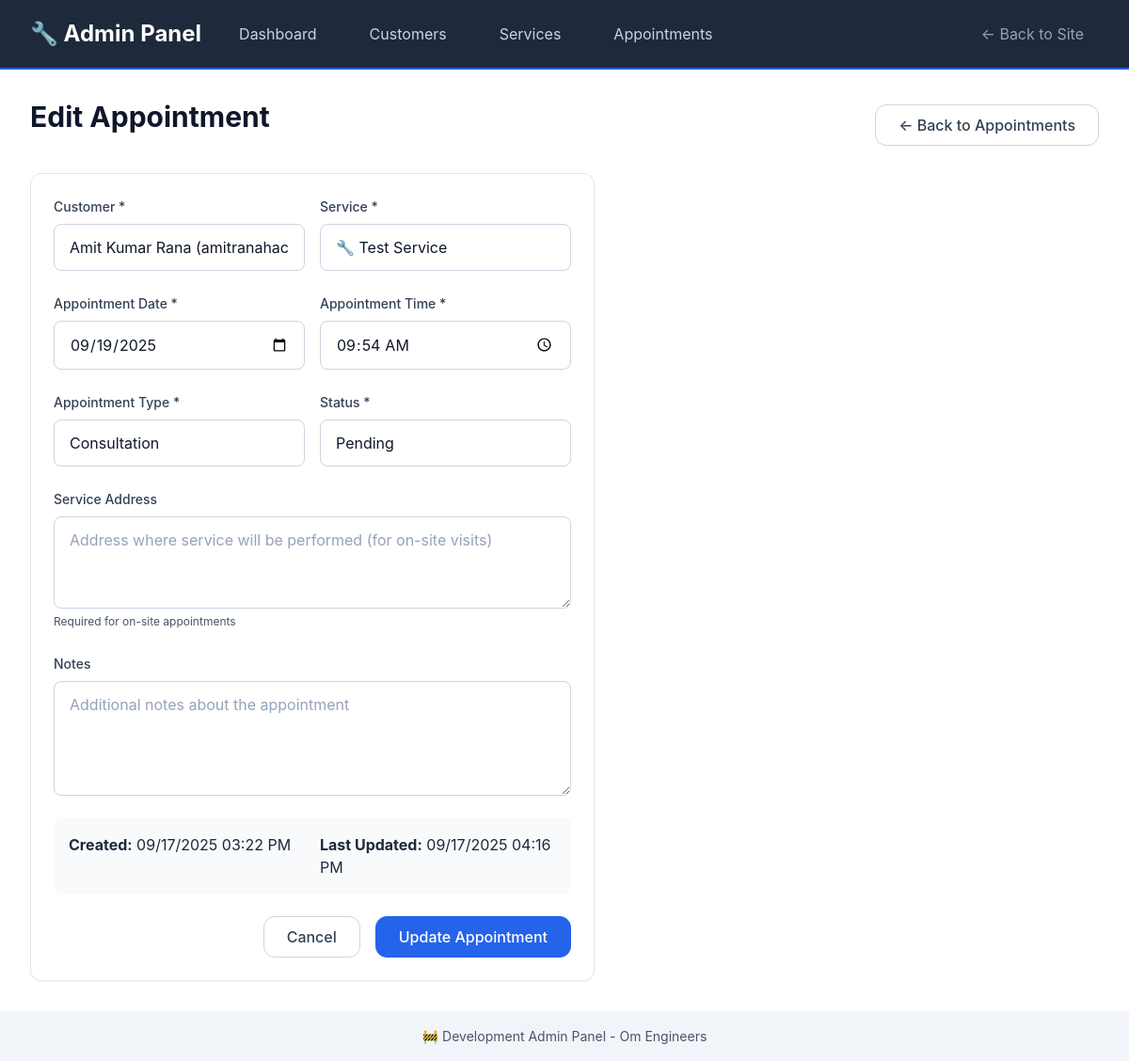
Screenshot of /admin/appointments/1/edit with the database file from the repository.
### models/appointment_db.py (models this page shows, shortened)
class Appointment(db.Model):
    __tablename__ = 'appointments'
    id: Mapped[int] = mapped_column(primary_key=True)
    customer_id: Mapped[int] = mapped_column(ForeignKey('customers.id'), nullable=False)
    service_id: Mapped[int] = mapped_column(ForeignKey('services.id'), nullable=False)
    appointment_date: Mapped[date] = mapped_column(Date, nullable=False, index=True)
    appointment_time: Mapped[time] = mapped_column(Time, nullable=False)
    appointment_type: Mapped[AppointmentType] = mapped_column(Enum(AppointmentType), default=AppointmentType.SERVICE)
    status: Mapped[AppointmentStatus] = mapped_column(Enum(AppointmentStatus), default=AppointmentStatus.PENDING, index=True)
    notes: Mapped[str] = mapped_column(Text, nullable=True)
    address: Mapped[str] = mapped_column(Text, nullable=True)
    estimated_duration: Mapped[str] = mapped_column(String(50), nullable=True)
    estimated_cost: Mapped[str] = mapped_column(String(50), nullable=True)
    actual_cost: Mapped[str] = mapped_column(String(50), nullable=True)
    technician_notes: Mapped[str] = mapped_column(Text, nullable=True)
    created_at: Mapped[datetime] = mapped_column(DateTime, default=datetime.utcnow)
    updated_at: Mapped[datetime] = mapped_column(DateTime, default=datetime.utcnow, onupdate=datetime.utcnow)
    completed_at: Mapped[datetime] = mapped_column(DateTime, nullable=True)
    cancelled_at: Mapped[datetime] = mapped_column(DateTime, nullable=True)
    customer = db.relationship('Customer', back_populates='appointments')
    service = db.relationship('Service', back_populates='appointments')

### models/customer_db.py (models this page shows, shortened)
class Customer(db.Model):
    __tablename__ = 'customers'
    id: Mapped[int] = mapped_column(primary_key=True)
    name: Mapped[str] = mapped_column(String(100), nullable=False)
    email: Mapped[str] = mapped_column(String(120), nullable=True, index=True)
    phone: Mapped[str] = mapped_column(String(20), nullable=False, index=True)
    address: Mapped[str] = mapped_column(Text, nullable=True)
    created_at: Mapped[datetime] = mapped_column(DateTime, default=datetime.utcnow)
    updated_at: Mapped[datetime] = mapped_column(DateTime, default=datetime.utcnow, onupdate=datetime.utcnow)
    appointments = db.relationship('Appointment', back_populates='customer', cascade='all, delete-orphan')

### models/service_db.py (models this page shows, shortened)
class Service(db.Model):
    __tablename__ = 'services'
    id: Mapped[int] = mapped_column(primary_key=True)
    name: Mapped[str] = mapped_column(String(100), nullable=False)
    description: Mapped[str] = mapped_column(Text, nullable=False)
    category: Mapped[str] = mapped_column(String(50), nullable=False, index=True)
    duration: Mapped[str] = mapped_column(String(50), nullable=False)
    price_range: Mapped[str] = mapped_column(String(50), nullable=False)
    icon: Mapped[str] = mapped_column(String(10), default="🔧")
    is_active: Mapped[bool] = mapped_column(Boolean, default=True, index=True)
    created_at: Mapped[datetime] = mapped_column(DateTime, default=datetime.utcnow)
    updated_at: Mapped[datetime] = mapped_column(DateTime, default=datetime.utcnow, onupdate=datetime.utcnow)
    appointments = db.relationship('Appointment', back_populates='service')

### routes/admin.py (the view)
@admin_bp.route('/appointments/<int:appointment_id>/edit')
def edit_appointment(appointment_id):
    appointment = Appointment.query.get_or_404(appointment_id)
    customers = Customer.query.all()
    services = Service.query.filter_by(is_active=True).all()
    return render_template('admin/appointment_form.html',
                         appointment=appointment,
                         customers=customers,
                         services=services)

### templates/admin/appointment_form.html (shortened to what this page needs)
{% extends "admin/base.html" %}
{% block content %}
<div style="display: flex; justify-content: space-between; align-items: center; margin-bottom: var(--space-6);">
    <h1>{% if appointment %}Edit Appointment{% else %}Add New Appointment{% endif %}</h1>
    <a href="{{ url_for('admin.appointments') }}" class="btn btn-secondary">← Back to Appointments</a>
</div>
<div class="card" style="max-width: 600px;">
    <form method="POST"
          action="{% if appointment %}{{ url_for('admin.update_appointment', appointment_id=appointment.id) }}{% else %}{{ url_for('admin.create_appointment') }}{% endif %}">
        <div style="display: grid; grid-template-columns: 1fr 1fr; gap: var(--space-4);">
            <div class="form-group">
                <label for="customer_id" class="form-label">Customer *</label>
                <select id="customer_id" name="customer_id" class="form-input" required>
                    {% for customer in customers %}
                    <option value="{{ customer.id }}"
                            {% if appointment and appointment.customer_id == customer.id %}selected{% endif %}>
                        {{ customer.name }} ({{ customer.email }})
                    </option>
                    {% endfor %}
                </select>
            </div>
            <div class="form-group">
                <label for="service_id" class="form-label">Service *</label>
                <select id="service_id" name="service_id" class="form-input" required>
                    {% for service in services %}
                    <option value="{{ service.id }}"
                            {% if appointment and appointment.service_id == service.id %}selected{% endif %}>
                        {{ service.icon }} {{ service.name }}
                    </option>
                    {% endfor %}
                </select>
            </div>
        </div>
        <div style="display: grid; grid-template-columns: 1fr 1fr; gap: var(--space-4);">
            <div class="form-group">
                <label for="appointment_date" class="form-label">Appointment Date *</label>
                <input type="date" id="appointment_date" name="appointment_date" class="form-input"
                       value="{{ appointment.appointment_date.strftime('%Y-%m-%d') if appointment else '' }}" required>
            </div>
            <div class="form-group">
                <label for="appointment_time" class="form-label">Appointment Time *</label>
                <input type="time" id="appointment_time" name="appointment_time" class="form-input"
                       value="{{ appointment.appointment_time.strftime('%H:%M') if appointment else '' }}" required>
            </div>
        </div>
        <div style="display: grid; grid-template-columns: 1fr 1fr; gap: var(--space-4);">
            <div class="form-group">
                <label for="appointment_type" class="form-label">Appointment Type *</label>
                <select id="appointment_type" name="appointment_type" class="form-input" required>
                    <option value="consultation" {% if appointment and appointment.appointment_type.value == 'consultation' %}selected{% endif %}>Consultation</option>
                </select>
            </div>
            <div class="form-group">
                <label for="status" class="form-label">Status *</label>
                <select id="status" name="status" class="form-input" required>
                    <option value="pending" {% if not appointment or appointment.status.value == 'pending' %}selected{% endif %}>Pending</option>
                </select>
            </div>
        </div>
        <div class="form-group">
            <label for="address" class="form-label">Service Address</label>
            <textarea id="address" name="address" class="form-input" rows="3"
                      placeholder="Address where service will be performed (for on-site visits)">{{ appointment.address if appointment else '' }}</textarea>
            <small style="color: var(--gray-600); font-size: var(--font-size-xs);">
                Required for on-site appointments
            </small>
        </div>
        <div class="form-group">
            <label for="notes" class="form-label">Notes</label>
            <textarea id="notes" name="notes" class="form-input" rows="4"
                      placeholder="Additional notes about the appointment">{{ appointment.notes if appointment else '' }}</textarea>
        </div>
        {% if appointment %}
        <div style="display: grid; grid-template-columns: 1fr 1fr; gap: var(--space-4); margin-bottom: var(--space-6); padding: var(--space-4); background: var(--gray-50); border-radius: var(--border-radius);">
            <div>
                <strong>Created:</strong> {{ appointment.created_at.strftime('%m/%d/%Y %I:%M %p') }}
            </div>
            <div>
                <strong>Last Updated:</strong> {{ appointment.updated_at.strftime('%m/%d/%Y %I:%M %p') if appointment.updated_at else 'Never' }}
            </div>
        </div>
        {% endif %}
        <div style="display: flex; gap: var(--space-4); justify-content: flex-end;">
            <a href="{{ url_for('admin.appointments') }}" class="btn btn-secondary">Cancel</a>
            <button type="submit" class="btn btn-primary">
                {% if appointment %}Update Appointment{% else %}Create Appointment{% endif %}
            </button>
        </div>
    </form>
</div>
{% endblock %}

### static/css/main.css (style rules this page uses)
:root { --primary-color: #2563eb; --primary-dark: #1d4ed8; --primary-light: #3b82f6; --secondary-color: #64748b; --success-color: #10b981; --warning-color: #f59e0b; --error-color: #ef4444; --white: #ffffff; --gray-50: #f8fafc; --gray-100: #f1f5f9; --gray-200: #e2e8f0; --gray-300: #cbd5e1; --gray-400: #94a3b8; --gray-500: #64748b; --gray-600: #475569; --gray-700: #334155; --gray-800: #1e293b; --gray-900: #0f172a; --font-family: 'Inter', -apple-system, BlinkMacSystemFont, 'Segoe UI', Roboto, Oxygen, Ubuntu, Cantarell, sans-serif; --font-size-xs: 0.75rem; --font-size-sm: 0.875rem; --font-size-base: 1rem; --font-size-lg: 1.125rem; --font-size-xl: 1.25rem; --font-size-2xl: 1.5rem; --font-size-3xl: 1.875rem; --font-size-4xl: 2.25rem; --font-weight-normal: 400; --font-weight-medium: 500; --font-weight-semibold: 600; --font-weight-bold: 700; --line-height-tight: 1.25; --line-height-normal: 1.5; --line-height-relaxed: 1.75; --space-1: 0.25rem; --space-2: 0.5rem; --space-3: 0.75rem; --space-4: 1rem; --space-5: 1.25rem; --space-6: 1.5rem; --space-8: 2rem; --space-10: 2.5rem; --space-12: 3rem; --space-16: 4rem; --space-20: 5rem; --border-radius-sm: 0.375rem; --border-radius: 0.5rem; --border-radius-lg: 0.75rem; --border-radius-xl: 1rem; --shadow-sm: 0 1px 2px 0 rgba(0, 0, 0, 0.05); --shadow: 0 1px 3px 0 rgba(0, 0, 0, 0.1), 0 1px 2px 0 rgba(0, 0, 0, 0.06); --shadow-md: 0 4px 6px -1px rgba(0, 0, 0, 0.1), 0 2px 4px -1px rgba(0, 0, 0, 0.06); --shadow-lg: 0 10px 15px -3px rgba(0, 0, 0, 0.1), 0 4px 6px -2px rgba(0, 0, 0, 0.05); --container-max-width: 1200px; --header-height: 4rem; --min-touch-target: 2.75rem; }
*, *::before, *::after { box-sizing: border-box; }
* { margin: 0; padding: 0; }
html { font-size: 16px; scroll-behavior: smooth; -webkit-text-size-adjust: 100%; -ms-text-size-adjust: 100%; }
body { font-family: var(--font-family); font-size: var(--font-size-base); font-weight: var(--font-weight-normal); line-height: var(--line-height-normal); color: var(--gray-800); background-color: var(--white); -webkit-font-smoothing: antialiased; -moz-osx-font-smoothing: grayscale; }
h1, h2, h3, h4, h5, h6 { font-weight: var(--font-weight-bold); line-height: var(--line-height-tight); color: var(--gray-900); margin-bottom: var(--space-4); }
h1 { font-size: var(--font-size-3xl); }
a { color: var(--primary-color); text-decoration: none; }
.btn { display: inline-flex; align-items: center; justify-content: center; min-height: var(--min-touch-target); padding: var(--space-3) var(--space-6); font-family: inherit; font-size: var(--font-size-base); font-weight: var(--font-weight-medium); line-height: 1; text-decoration: none; border: 1px solid transparent; border-radius: var(--border-radius-lg); cursor: pointer; transition: all 0.2s ease-in-out; user-select: none; white-space: nowrap; }
.btn-primary { background-color: var(--primary-color); border-color: var(--primary-color); color: var(--white); }
.btn-secondary { background-color: var(--white); border-color: var(--gray-300); color: var(--gray-700); }
.form-group { margin-bottom: var(--space-6); }
.form-label { display: block; font-size: var(--font-size-sm); font-weight: var(--font-weight-medium); color: var(--gray-700); margin-bottom: var(--space-2); }
.form-input { display: block; width: 100%; min-height: var(--min-touch-target); padding: var(--space-3) var(--space-4); font-family: inherit; font-size: max(16px, var(--font-size-base)); line-height: var(--line-height-normal); color: var(--gray-900); background-color: var(--white); border: 1px solid var(--gray-300); border-radius: var(--border-radius); transition: border-color 0.2s ease-in-out, box-shadow 0.2s ease-in-out; -webkit-appearance: none; -moz-appearance: none; appearance: none; }
.form-input::placeholder { color: var(--gray-400); }
.card { background-color: var(--white); border: 1px solid var(--gray-200); border-radius: var(--border-radius-lg); box-shadow: var(--shadow-sm); padding: var(--space-6); transition: box-shadow 0.2s ease-in-out; }

### rows the page displays
Appointment: customer_id "Amit Kumar Rana (amitranahacker@gmail.com)", service_id "🔧 Test Service", appointment_date "09/19/2025", appointment_time "09:54", appointment_type "Consultation", status "Pending", created_at "09/17/2025 03:22 PM", updated_at "09/17/2025 04:16 PM"

### other values shown
{{ config.APP_NAME }} "Om Engineers"
